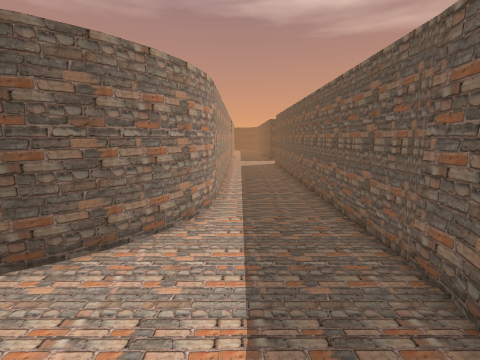
[1] (above)

16 first-person views from a walk through a scene from a Unity 3-D project. The camera is 1.3 m above the floor, tilts 10° down and sees 90° across. The floor is counted in squares, 0.5 m on a side. Each view is taken from the middle of a square. On the plan, view 1 faces up. The plan holds only what a view shows up to about 17 squares ahead; the rest is blank. The place goes on beyond the plan. The player character is not drawn.

[2]
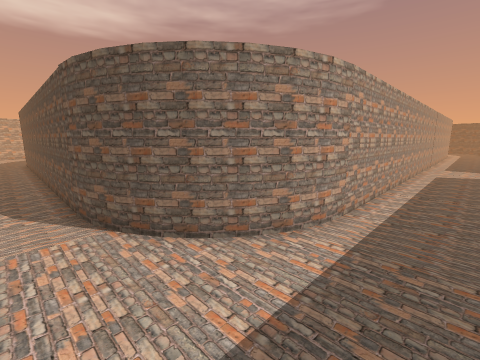

[3]
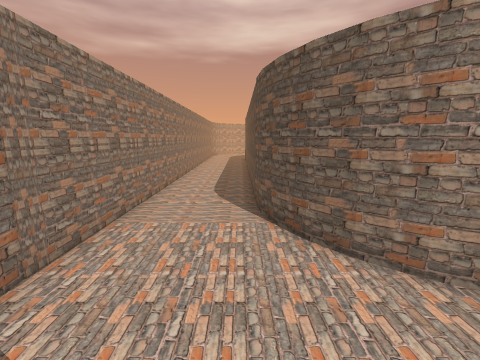

[4]
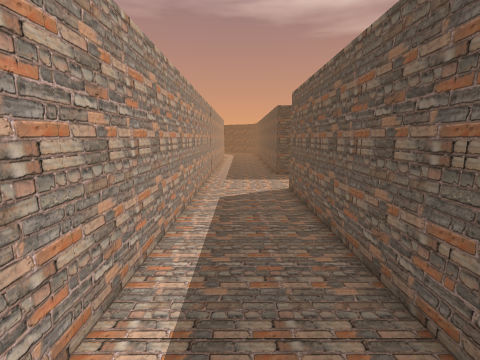

[5]
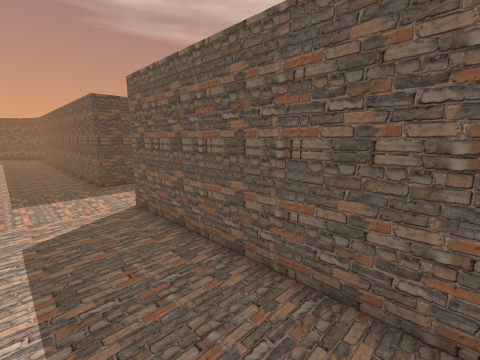

[6]
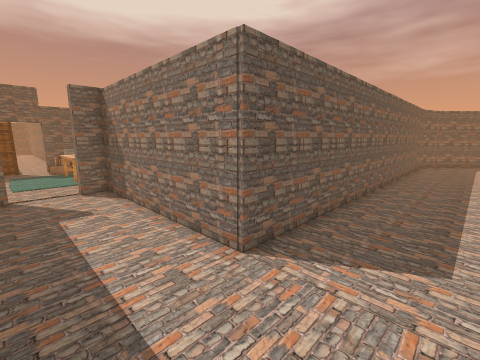

[7]
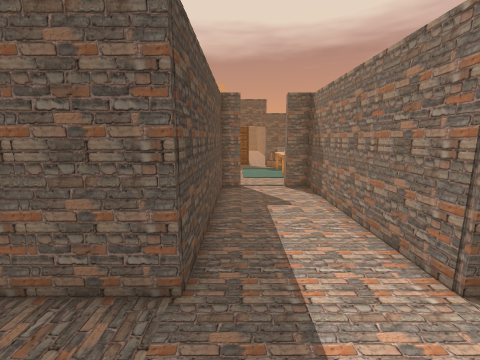

[8]
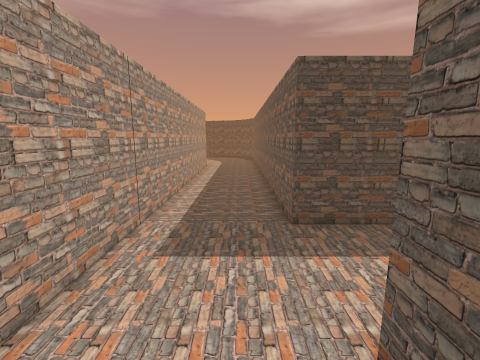

[9]
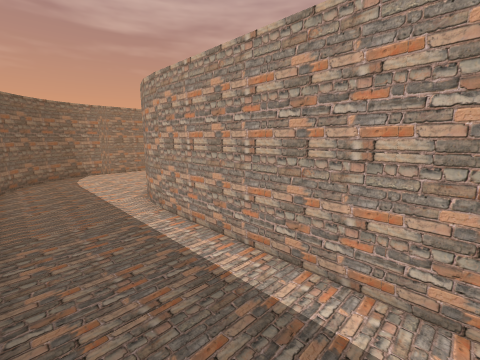

[10]
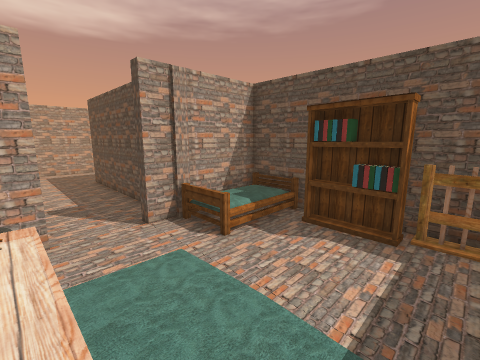

[11]
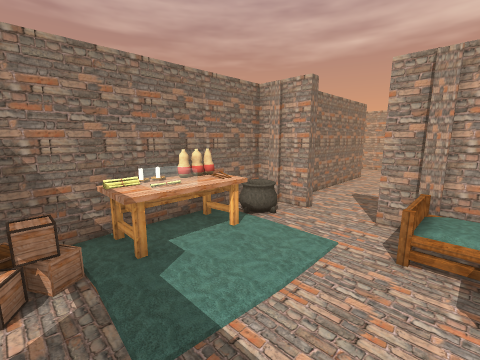

[12]
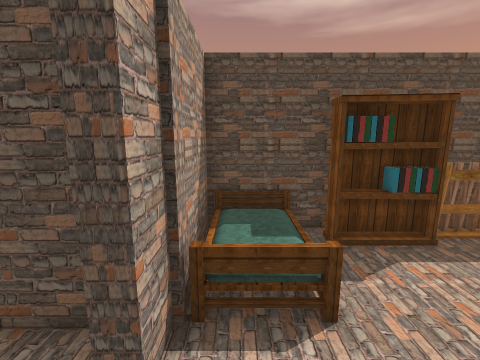

[13]
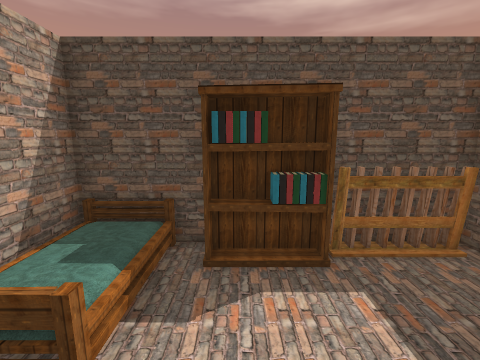

[14]
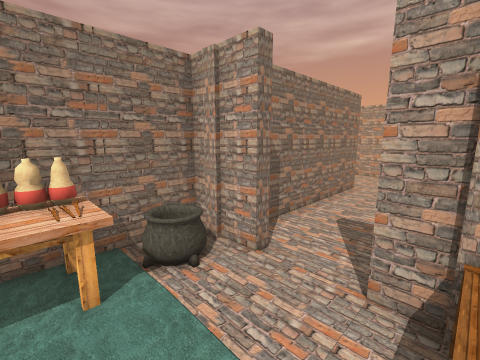

[15]
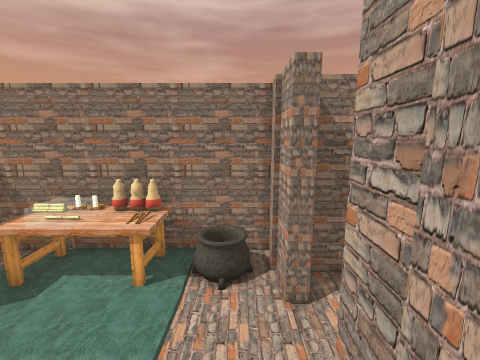

[16]
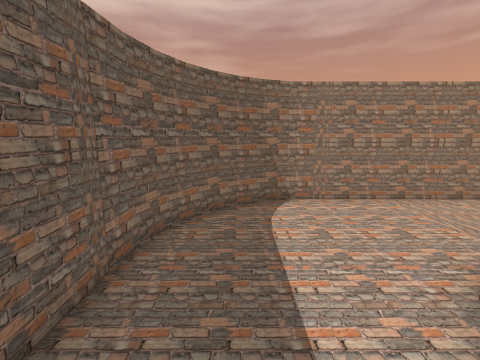

### Floor plan
Key: @ floor where view 1 was taken; # wall or solid block; . main floor; : floor 0.5 m higher than the main floor; O other object.
Columns run from 9 left of view 1 to 21 right of it. Each row starts with its distance up from view 1.
 34         #....#
 33         #....#        #########
 32         #....#        #::OOOOOO
 31         #....#        #::......
 30         #....#        #::......
 29         #....##########OO.....
 28         #.............#........
 27         #................ .  ..
 26         #................    ..
 25         #.............#.OOO  .O
 24         #....##########O OOOO O
 23         #....#        #########
 22         #....#
 21         #....#
 20         #....#
 19         #....#
 18         #....#
 17         #....#
 16         #....#
 15         #....#
 14         #....#
 13         #....#
 12         #....#
 11         #....#
 10         #....#
  9         O....#
  8        OO....#
  7        O.....#
  6       OO.....#
  5      OO......#
  4 ##OOO.......OO
  3 ............O
  2 ............O
  1 ...........OO
  0 .........@OO
 -1 ########OO

Where each view was taken, in squares from view 1:
view 1: 0 up, 0 right, facing up
view 2: 2 up, 2 right, facing up-left
view 3: 3 up, 2 right, facing left
view 4: 12 up, 1 right, facing up
view 5: 15 up, 0 right, facing up-right
view 6: 28 up, 0 right, facing down-right
view 7: 28 up, 0 right, facing right
view 8: 22 up, 2 right, facing up
view 9: 18 up, 3 right, facing down-left
view 10: 25 up, 20 right, facing up-left
view 11: 30 up, 21 right, facing down-left
view 12: 26 up, 14 right, facing up
view 13: 27 up, 17 right, facing up
view 14: 29 up, 17 right, facing down-left
view 15: 30 up, 14 right, facing down
view 16: 9 up, 1 right, facing down
